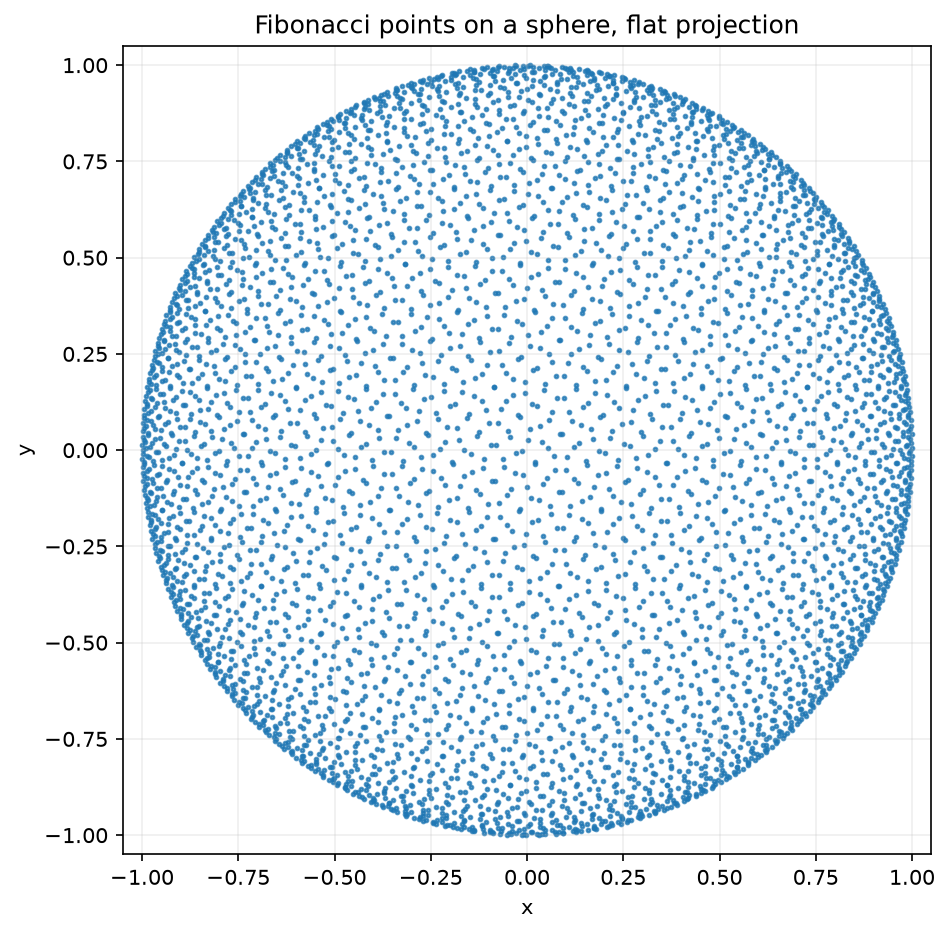

Reproduce this figure in Python.
"""Place Fibonacci-spiral points on the surface of a sphere.

Run with:
    python fib_spiral_sphere.py

This version only draws the flat (x, y) projection. The z coordinate is
calculated but intentionally ignored, so there is no depth shading yet.
"""

from pathlib import Path

import matplotlib.pyplot as plt
import numpy as np


OUTPUT_DIR = Path(__file__).resolve().parent
GOLDEN_ANGLE = np.pi * (3.0 - np.sqrt(5.0))
POINT_COUNT = 5_000


def fibonacci_surface(n: int) -> tuple[np.ndarray, np.ndarray, np.ndarray]:
    """Return evenly distributed points on a unit sphere."""
    i = np.arange(n, dtype=float) + 0.5
    y = 1.0 - 2.0 * i / n
    ring = np.sqrt(1.0 - y * y)
    theta = GOLDEN_ANGLE * i

    x = ring * np.cos(theta)
    z = ring * np.sin(theta)
    return x, y, z


def main() -> None:
    x, y, z = fibonacci_surface(POINT_COUNT)

    # Flat scatter: z is calculated for the sphere, but ignored for now.
    plt.figure(figsize=(7, 7))
    plt.scatter(x, y, s=3, color="tab:blue", alpha=0.75)
    plt.gca().set_aspect("equal", adjustable="box")
    plt.xlim(-1.05, 1.05)
    plt.ylim(-1.05, 1.05)
    plt.title("Fibonacci points on a sphere, flat projection")
    plt.xlabel("x")
    plt.ylabel("y")
    plt.grid(True, alpha=0.2)
    output_path = OUTPUT_DIR / "fib_spiral_sphere.png"
    plt.savefig(output_path, dpi=150, bbox_inches="tight")
    print(f"Saved {output_path}")
    plt.show()


if __name__ == "__main__":
    main()
